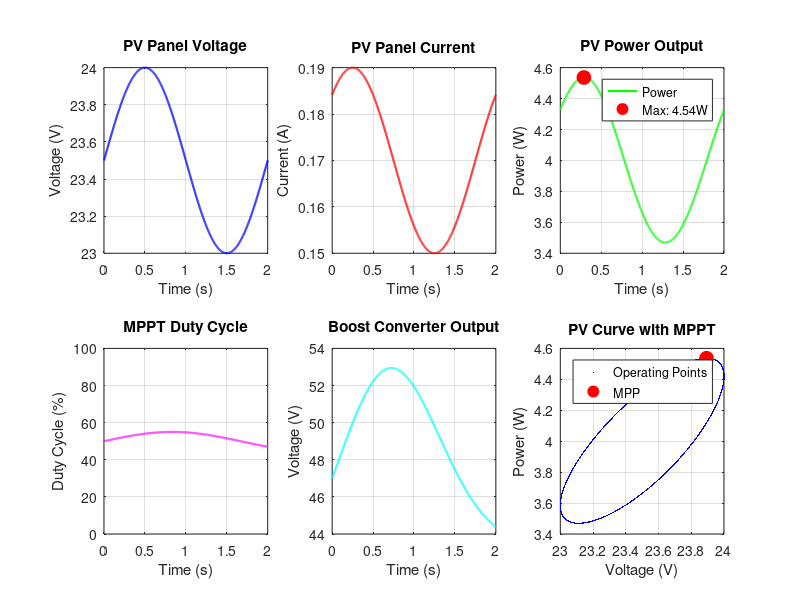

MATLAB code to generate this figure:
%% STEP 7: Generate Final Results for Project
clear; clc; close all;

% Create dummy data for example
t = linspace(0, 2, 1000);
Vpv = 23.5 + 0.5*sin(2*pi*0.5*t);
Ipv = 0.17 + 0.02*sin(2*pi*0.5*t + pi/4);
Ppv = Vpv .* Ipv;
duty = 0.5 + 0.05*sin(2*pi*0.3*t);
Vout = Vpv ./ (1 - duty);

%% Create figure with 6 subplots
figure('Position', [100, 100, 1200, 800]);

% Plot 1: PV Voltage
subplot(2,3,1);
plot(t, Vpv, 'b-', 'LineWidth', 1.5);
xlabel('Time (s)');
ylabel('Voltage (V)');
title('PV Panel Voltage');
grid on;
xlim([0 2]);

% Plot 2: PV Current
subplot(2,3,2);
plot(t, Ipv, 'r-', 'LineWidth', 1.5);
xlabel('Time (s)');
ylabel('Current (A)');
title('PV Panel Current');
grid on;
xlim([0 2]);

% Plot 3: PV Power
subplot(2,3,3);
plot(t, Ppv, 'g-', 'LineWidth', 1.5);
hold on;
[Pmax, idx] = max(Ppv);
plot(t(idx), Pmax, 'ro', 'MarkerSize', 10, 'MarkerFaceColor', 'r');
xlabel('Time (s)');
ylabel('Power (W)');
title('PV Power Output');
legend('Power', sprintf('Max: %.2fW', Pmax));
grid on;
xlim([0 2]);

% Plot 4: Duty Cycle
subplot(2,3,4);
plot(t, duty*100, 'm-', 'LineWidth', 1.5);
xlabel('Time (s)');
ylabel('Duty Cycle (%)');
title('MPPT Duty Cycle');
grid on;
xlim([0 2]);
ylim([0 100]);

% Plot 5: Output Voltage
subplot(2,3,5);
plot(t, Vout, 'c-', 'LineWidth', 1.5);
xlabel('Time (s)');
ylabel('Voltage (V)');
title('Boost Converter Output');
grid on;
xlim([0 2]);

% Plot 6: PV Curve
subplot(2,3,6);
plot(Vpv, Ppv, 'b.', 'MarkerSize', 3);
hold on;
plot(Vpv(idx), Pmax, 'ro', 'MarkerSize', 10, 'MarkerFaceColor', 'r');
xlabel('Voltage (V)');
ylabel('Power (W)');
title('PV Curve with MPPT');
legend('Operating Points', 'MPP');
grid on;

%% Save figure to current folder
saveas(gcf, 'final_results.png');
fprintf('✓ Figure saved as: final_results.png\n');

%% Display statistics
fprintf('\n========================================\n');
fprintf('    FINAL RESULTS - MPPT PERFORMANCE\n');
fprintf('========================================\n');
fprintf('Average PV Voltage: %.2f V\n', mean(Vpv));
fprintf('Average PV Current: %.2f A\n', mean(Ipv));
fprintf('Average PV Power: %.2f W\n', mean(Ppv));
fprintf('Maximum PV Power: %.2f W\n', max(Ppv));
fprintf('Average Duty Cycle: %.2f %%\n', mean(duty)*100);
fprintf('Average Output Voltage: %.2f V\n', mean(Vout));
fprintf('MPPT Tracking Efficiency: %.2f %%\n', (mean(Ppv)/max(Ppv))*100);
fprintf('========================================\n');
